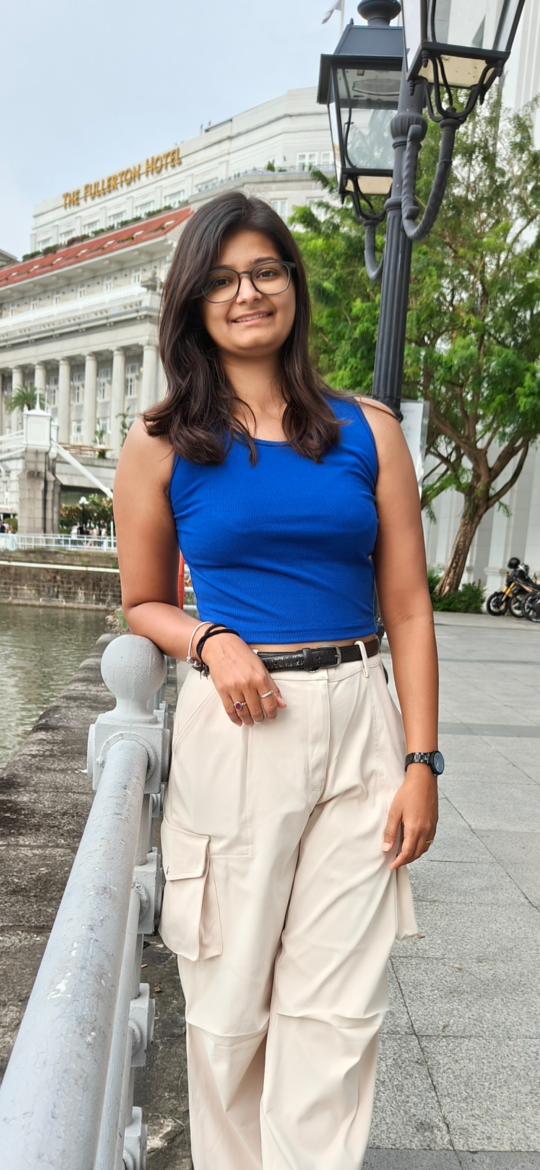
#> input picture images/about-founder-900x1100.jpg, 1080 x 2340 px (shown at 1/2 size)
$ python -i generate_images.py   (imports and definitions only)
#> lines starting #> are read from the running program, lines starting #| are printed output that depends on the picture
#> further down, picture is the input picture: PIL image 1080x2340 RGB; mean R, G, B 158.5, 158, 153.4
#!/usr/bin/env python3
# -*- coding: utf-8 -*-
"""
Generates elegant branded placeholder "photography" plates for TravelDore.
No external network calls — fully self-contained so the site works offline
and never shows broken images. Swap these files for real photography later;
filenames are stable (images/<seed>.jpg) so a straight file-replace works.
"""
import os, hashlib, random, math
from PIL import Image, ImageDraw, ImageFont, ImageFilter

ROOT = os.path.dirname(os.path.dirname(os.path.abspath(__file__)))
OUT = os.path.join(ROOT, "images")
# [1 line not run here, left out]

FONT_SERIF = "/usr/share/fonts/truetype/dejavu/DejaVuSerif.ttf"
FONT_SERIF_IT = "/usr/share/fonts/truetype/dejavu/DejaVuSerif-Italic.ttf"

# Brand palette (hex)
DEEP_PLUM   = (49, 20, 50)
DARK_PURPLE = (74, 35, 90)
LAVENDER    = (180, 151, 214)
SOFT_LILAC  = (220, 206, 248)
GOLD        = (212, 175, 55)
GOLD_SOFT   = (232, 206, 121)
IVORY       = (250, 248, 252)

# A handful of tasteful diagonal gradient pairings built from the brand palette
VARIANTS = [
    (DEEP_PLUM, DARK_PURPLE),
    (DARK_PURPLE, LAVENDER),
    (DEEP_PLUM, LAVENDER),
    ((38, 15, 40), DARK_PURPLE),
    (DARK_PURPLE, (98, 60, 120)),
    ((30, 12, 34), (90, 48, 100)),
]

def lerp(a, b, t):
    return tuple(int(a[i] + (b[i]-a[i])*t) for i in range(3))

def variant_for(seed):
    h = int(hashlib.md5(seed.encode()).hexdigest(), 16)
    return VARIANTS[h % len(VARIANTS)], h

# [40 lines left out: functions gradient, vignette, not called in this run]

def add_vignette(img, strength=110):
#> called with strength = 110
    w, h = img.size
#> w = 1080; h = 2340
    overlay = Image.new("L", (w, h), 0)
#> overlay: PIL image 1080x2340 L; every value is 0
    d = ImageDraw.Draw(overlay)
    d.ellipse([w*-0.35, h*-0.35, w*1.35, h*1.35], fill=strength)
    overlay = overlay.filter(ImageFilter.GaussianBlur(min(w, h)//5))
#> overlay: PIL image 1080x2340 L; every value is 110
    dark = Image.new("RGB", (w, h), (12, 5, 14))
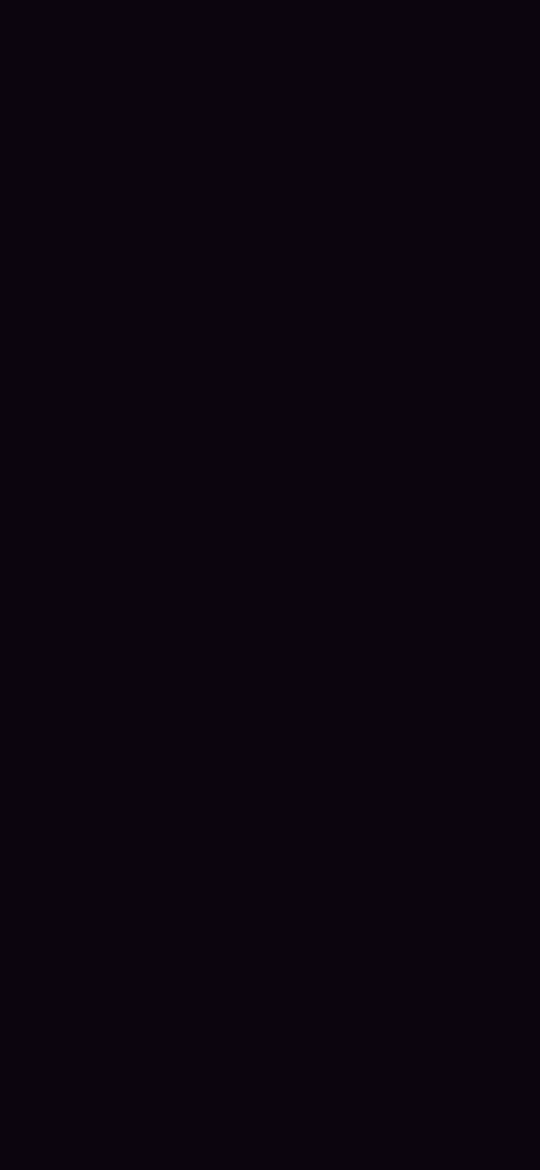
#> dark: PIL image 1080x2340 RGB (shown at 1/2 size); mean R, G, B 12, 5, 14
    mask = overlay.point(lambda p: 255-p)
#> mask: PIL image 1080x2340 L; every value is 145
    return Image.composite(img, dark, mask)
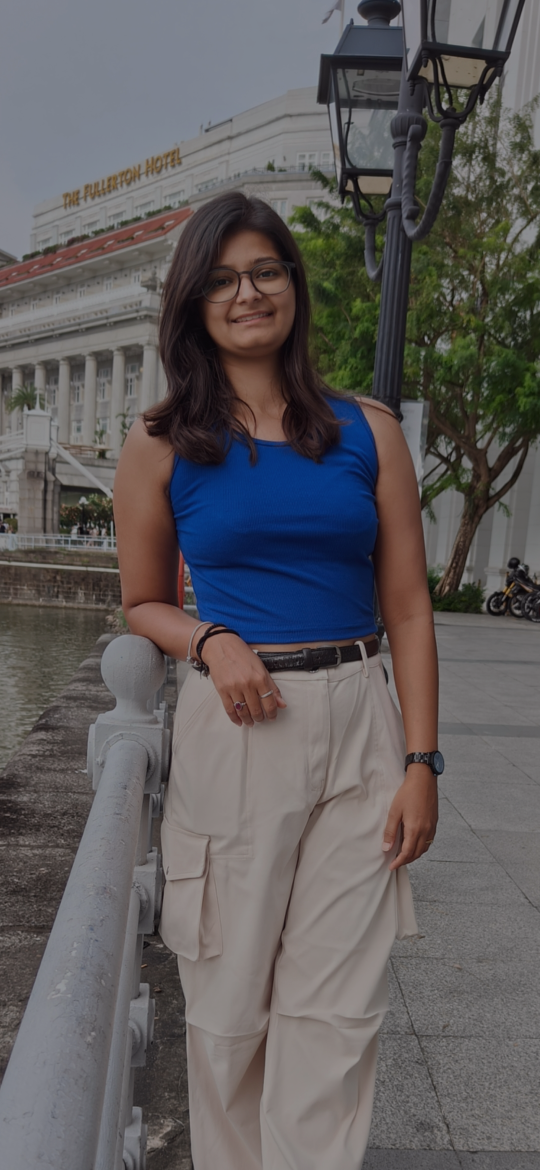
#> returned value: PIL image 1080x2340 RGB (shown at 1/2 size); mean R, G, B 95.3, 92, 93.3

# [58 lines left out: functions speckle, frame, label_plate, make_plate, not called in this run]

# [2 lines not run here, left out]

>>> from PIL import Image
>>> picture = Image.open('../images/about-founder-900x1100.jpg')
>>> result = add_vignette(picture)
